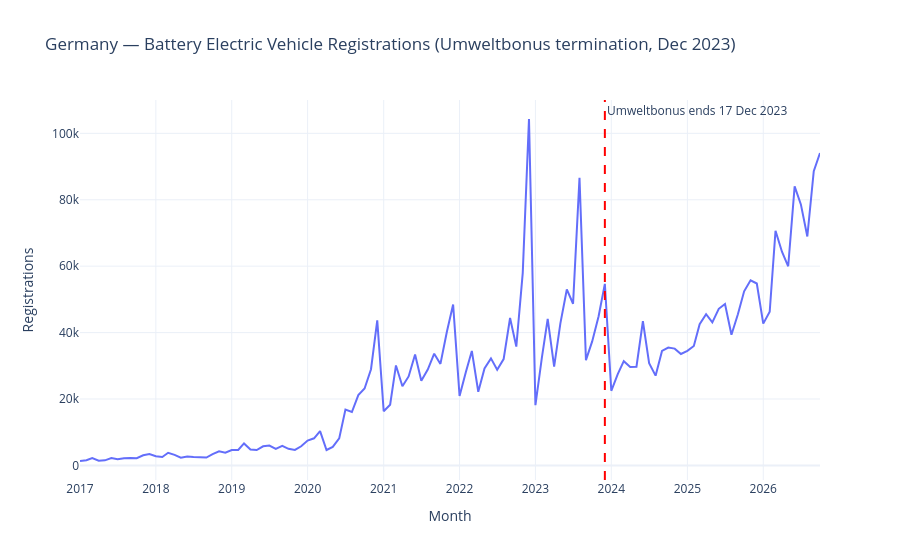

Here is the notebook cell this chart was saved with:
### Markdown cell above
## Plot 8: Germany BEV anomaly case study

### Code cell
de_bev = df[(df["iso3"] == "DEU") & (df["drivetrain"] == "Battery electric")]
de_bev = de_bev.sort_values("date")

fig = px.line(
    de_bev, x="date", y="registrations",
    title="Germany — Battery Electric Vehicle Registrations (Umweltbonus termination, Dec 2023)",
    labels={"date": "Month", "registrations": "Registrations"},
)
fig.add_vline(x=pd.Timestamp("2023-12-01"), line_dash="dash", line_color="red",
              annotation_text="Umweltbonus ends 17 Dec 2023",
              annotation_position="top right")
fig.update_layout(template="plotly_white", hovermode="x unified")
fig.write_image(EDA_DIR / "08_germany_bev_anomaly.png", scale=2)
fig.show()

dec_2023 = de_bev.loc[de_bev["date"] == pd.Timestamp("2023-12-01"), "registrations"].iloc[0]
jan_2024 = de_bev.loc[de_bev["date"] == pd.Timestamp("2024-01-01"), "registrations"].iloc[0]
print(f"Dec 2023: {dec_2023:,.0f}")
print(f"Jan 2024: {jan_2024:,.0f}")
print(f"Drop:     {(jan_2024 - dec_2023) / dec_2023:.1%}")
